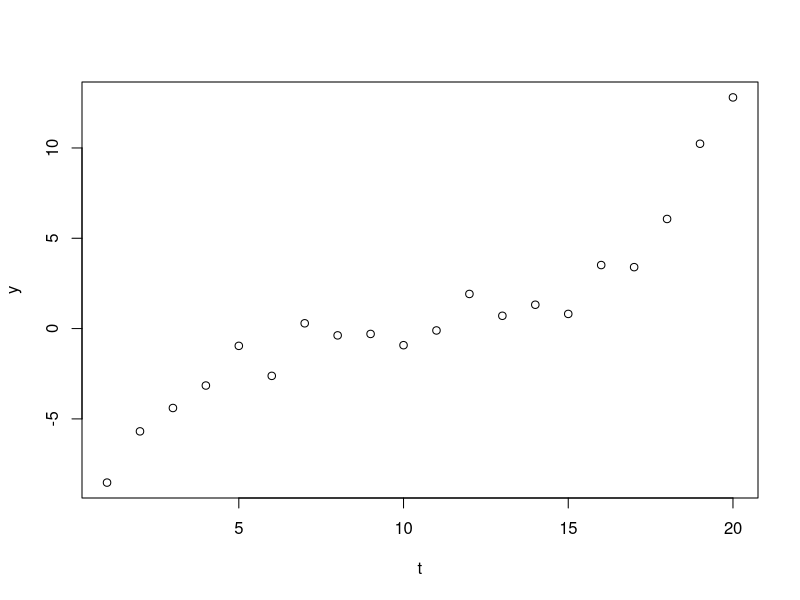
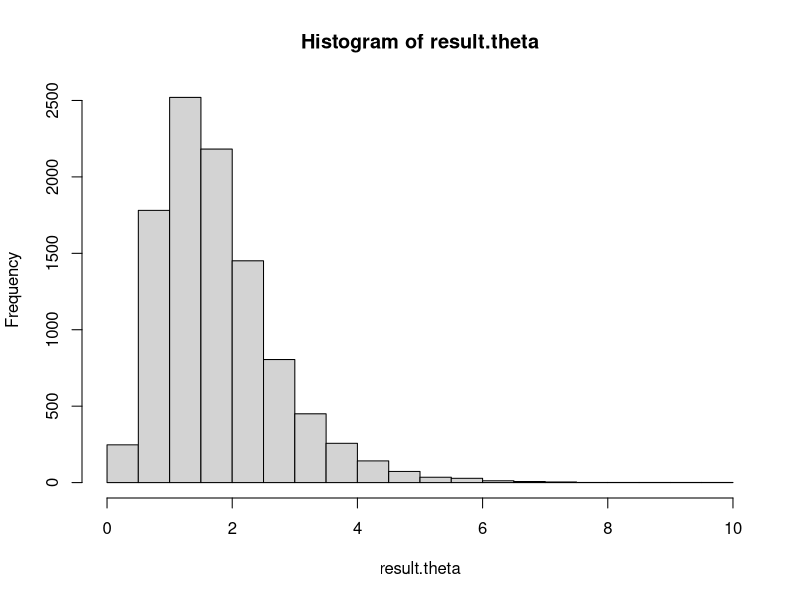
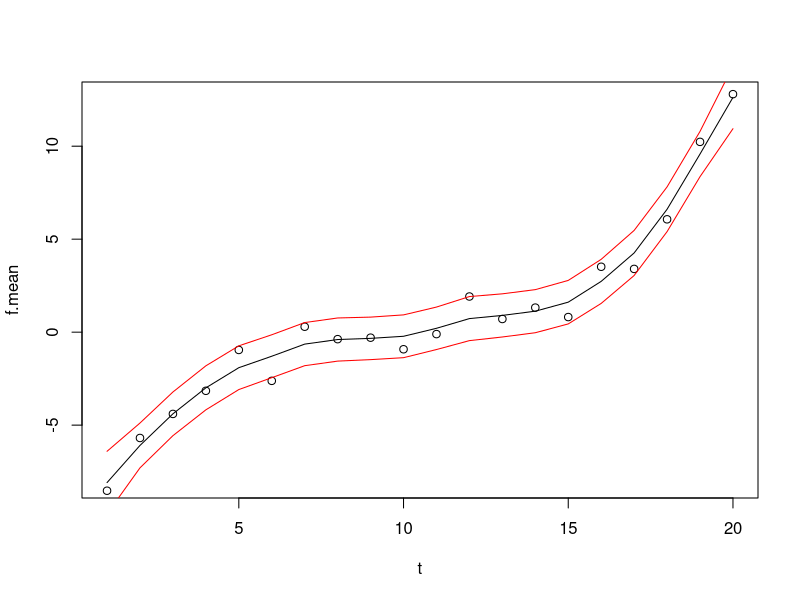
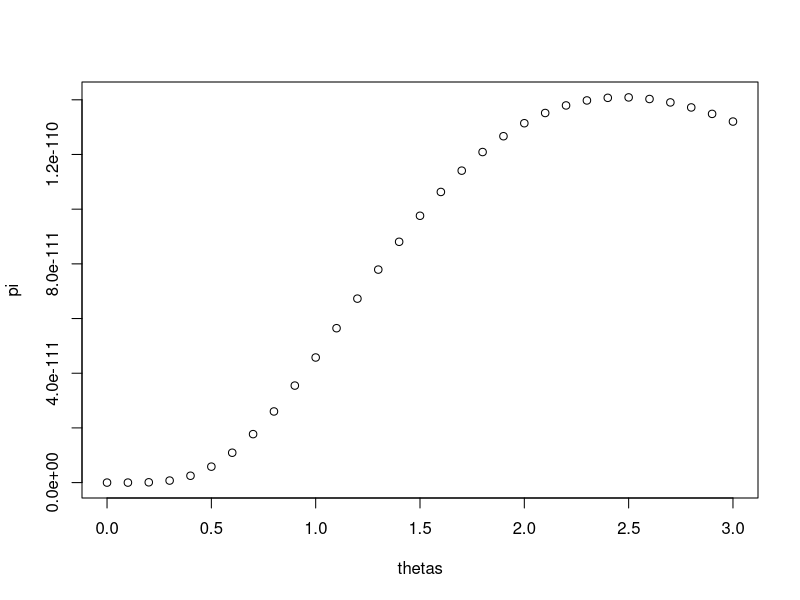

These figures' R source, in order:
## ---- chunk 1
knitr::opts_chunk$set(echo = TRUE)
## ---- chunk 2
# Read and plot data
gaussiandata = read.delim("gaussiandata.txt")
y = gaussiandata[,1]
t = seq(from=1,to=length(y),by=1)
plot(t,y)
## ---- chunk 3
library(Matrix)
library(mvtnorm)

make.Q = function(T, theta) {
  #k = c(0, -1, -2)
  #diags = list(rep(1,T), rep(-2,T-1), rep(1,T-2))
  #L = bandSparse(T,T,k,diagonals = diags)
  L = diag(T)
  d1 = rep(-2,T-1)
  d2 = rep(1, T-2)
  L[row(L)-col(L)==1] = d1
  L[row(L)-col(L)==2] = d2
  M = L[,-c(T-1,T)]
  Q = theta * M %*% t(M)
  return(Q)
}

sample.Gibbs = function(n, theta.init, f.init, y) {
  T = length(f.init)
  theta.vec = rep(0,n)
  f.matrix = matrix(1:T*n, nrow = T, ncol = n)
  # Initialize
  theta.vec[1] = theta.init
  f.matrix[, 1] = f.init
  # Iterations
  for(i in 2:n) {
    # Theta
    summ = 0
    for(t in 3:T) {
      summ = summ + (f.matrix[t, i-1] - 2*f.matrix[t-1, i-1] + f.matrix[t-2, i-1])^2
    }
    theta.vec[i] = rgamma(1, shape = T/2, rate = 1 + 0.5*summ)
    # f
    Q = make.Q(T, theta.vec[i])
    f.mean = solve(Q+diag(T)) %*% y
    f.sigma = solve(Q+diag(T))
    f.matrix[, i] = rmvnorm(1, f.mean, f.sigma)
  }
  return(rbind(f.matrix, theta.vec))
}

n = 10000
T = length(y)
theta.init = 1
f.init = rep(2,T)
result = sample.Gibbs(n, theta.init, f.init, y)
result.theta = result[length(result[,1]), -1]
result.f = result[-length(result[,1]), -1]

hist(result.theta)


f.mean = rep(0,T)
f.var = rep(0,T)
conf.upper = rep(0,T)
conf.lower = rep(0,T)

for(t in 1:T) {
  f.mean[t] = mean(result.f[t,])
  f.var[t] = var(result.f[t,])
}

for(t in 1:T) {
  z = qnorm(0.025)
  conf.upper[t] = f.mean[t] + z * sqrt(f.var[t]) 
  conf.lower[t] = f.mean[t] - z * sqrt(f.var[t]) 
}

t = seq(from = 1, to = T, by = 1)
plot(t, f.mean, type = "l")
points(t, y)
lines(t, conf.lower, col = "red")
lines(t, conf.upper, col = "red")


## ---- chunk 4

pi_theta_y = function(theta.grid, y) {
  pi = rep(0,length(theta.grid))
  T = 20
  for(i in 1:length(pi)){
    theta = theta.grid[i]
    Q = make.Q(T, theta)
    deter = det(solve(Q+diag(T)))
    pi[i] = theta^(T/2-1) * exp(-theta) * deter^(0.5) * exp(-0.5 * t(y) %*% y)
  }
  return(pi)
}

thetas = seq(from = 0, to = 3, by = 0.1)
pi = pi_theta_y(thetas, y)
plot(thetas, pi)
